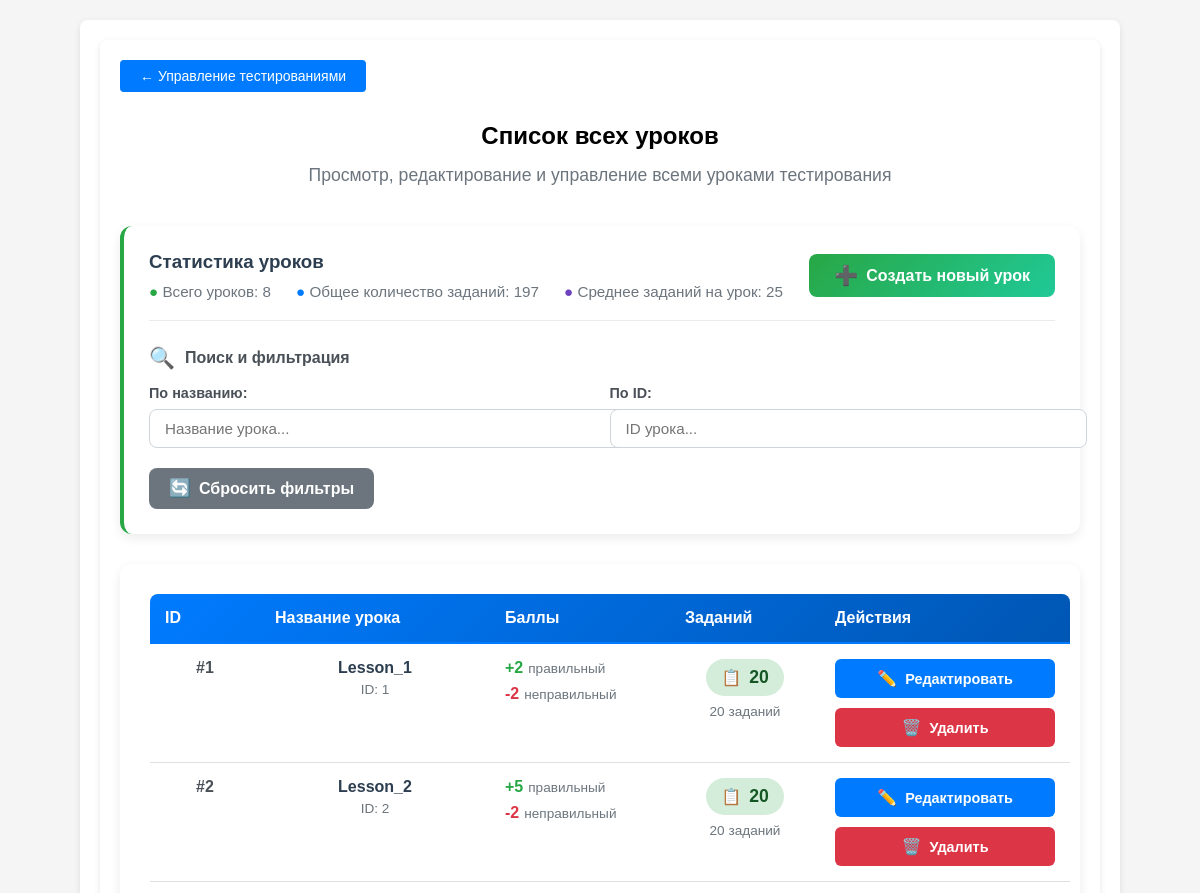
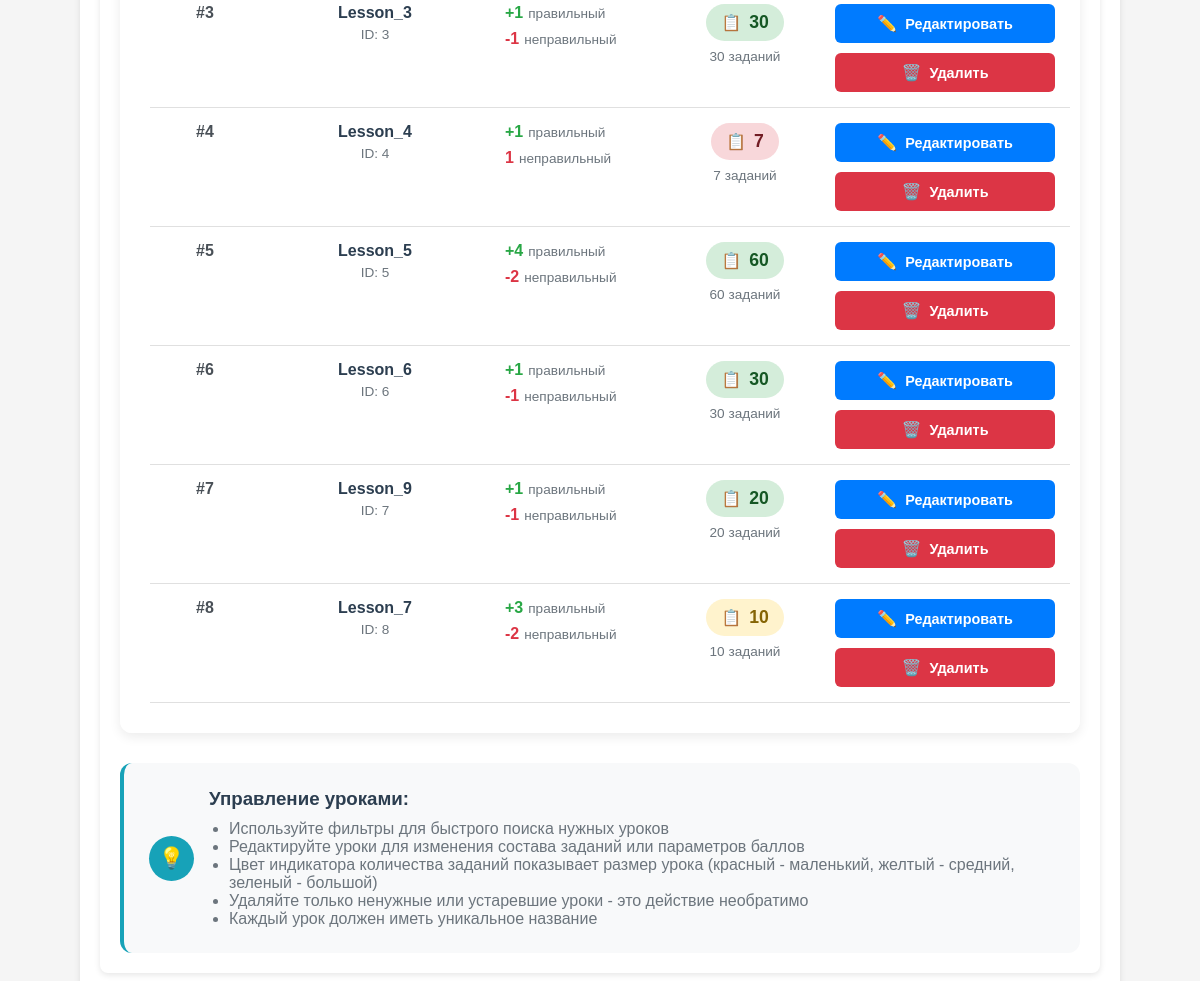
The app's page /dashboard/testing_management/lesson_list (signed in), older data (2 pictures, top to bottom).
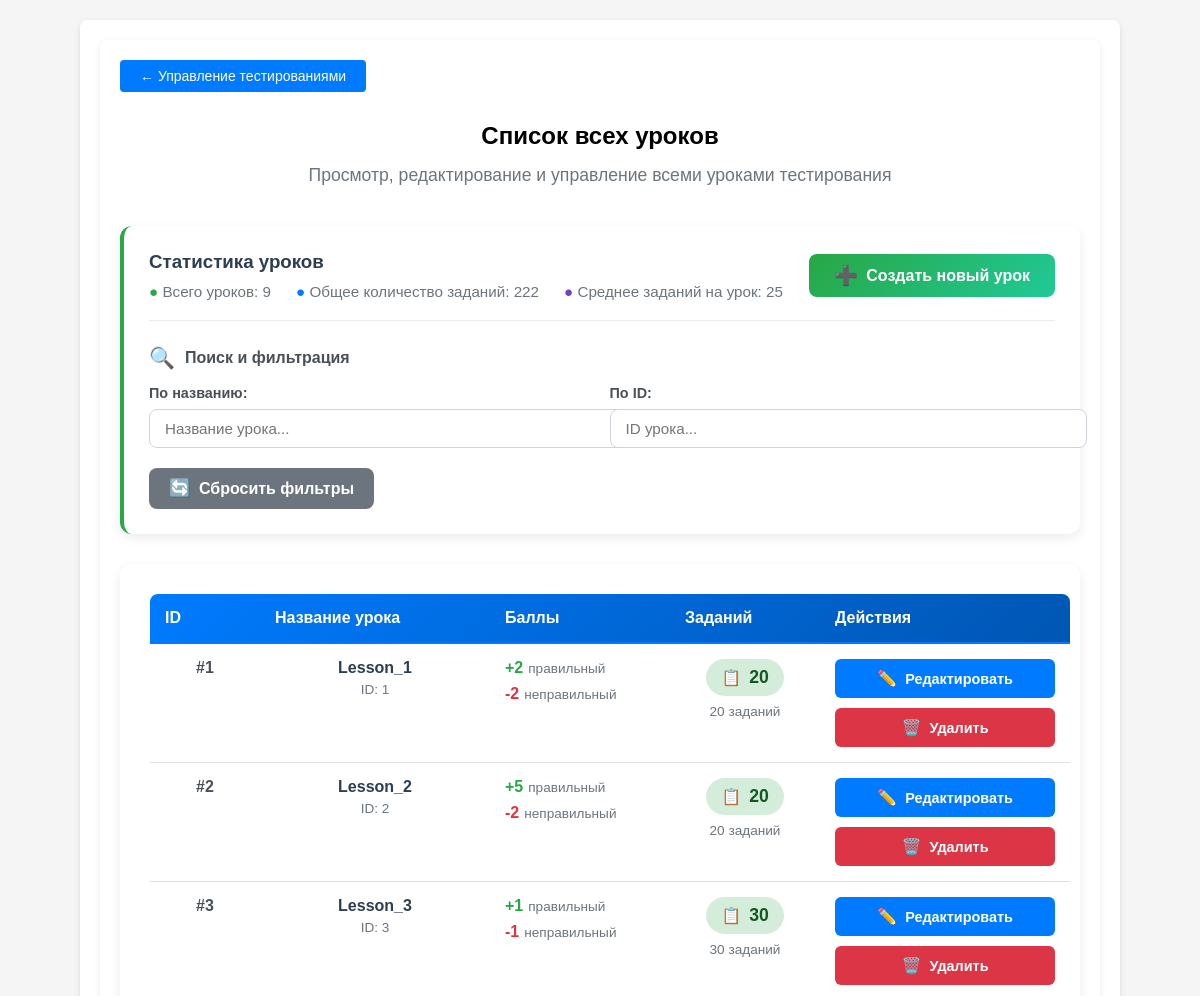
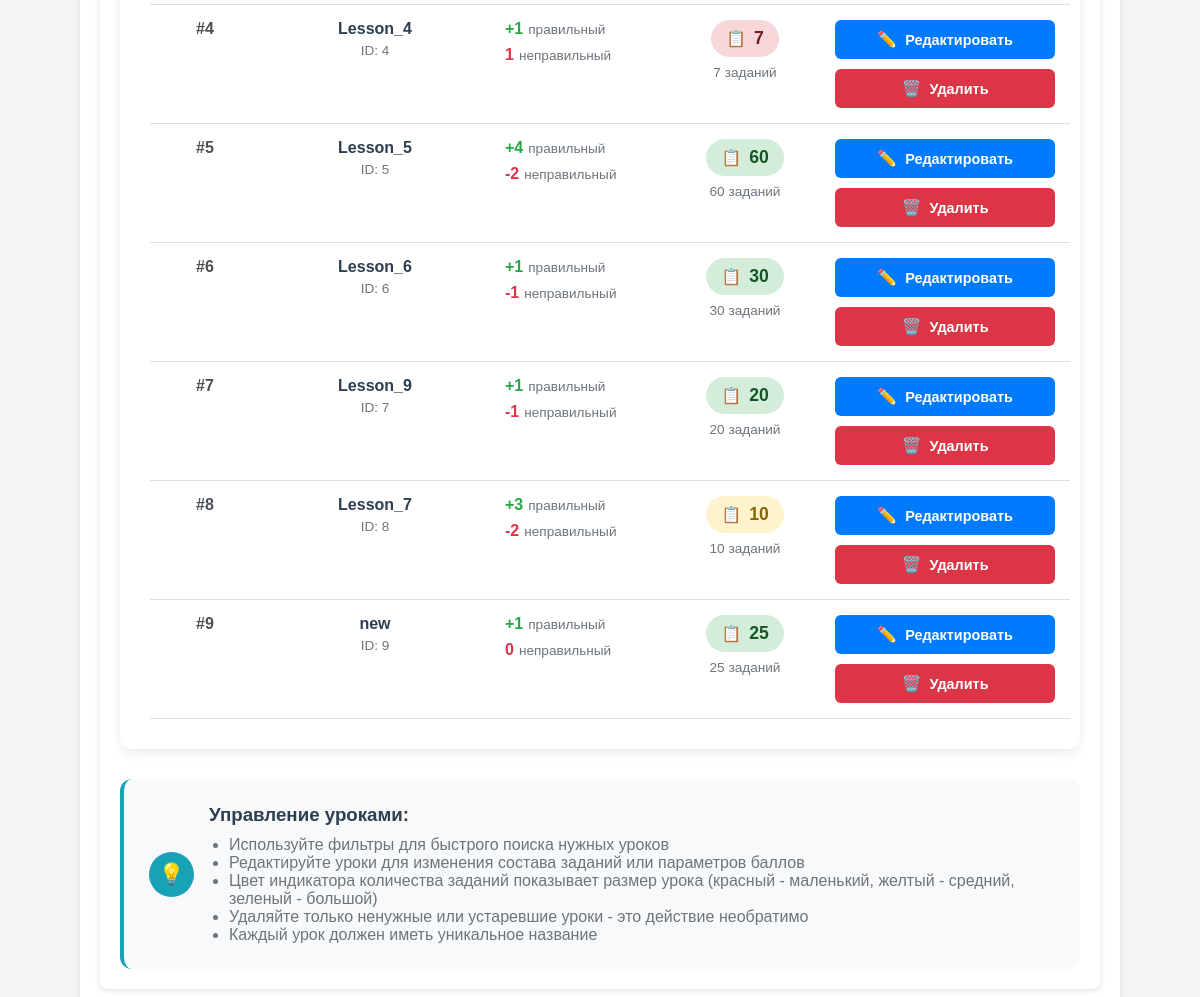
The same page, newer data (2 pictures, top to bottom).
### app.py (models this page shows, shortened)
class Lesson(db.Model):
    __tablename__ = 'Lessons'
    id = db.Column(db.Integer, primary_key=True)
    name = db.Column(db.String(64), unique=True, nullable=False)
    time = db.Column(db.Integer, nullable=False)
    price_correct = db.Column(db.Integer, default=1)
    price_wrong = db.Column(db.Integer, default=-1)
    questions = db.Column(db.JSON, nullable=False)

### app.py (the view)
@app.route('/dashboard/testing_management/lesson_list')
def lesson_list():
    if not check_privileges():
        return redirect(url_for('ErAuth'))
    lessons = Lesson.query.order_by(Lesson.id).all()
    return render_template(mgn + 'lesson_list.html', lessons=lessons)

### app.py (called while the page is built)
@login_manager.user_loader
def load_user(user_id):
    return User.query.get(int(user_id))

def check_privileges():
    curent_user = User.query.filter(
        User.username.ilike(
            session.get('curent_user')
        )
    ).first()
    print("DEBUD: curent user is",curent_user)
    print("DEBUG: curent user privileges -",curent_user.is_admin)
    if not curent_user or not curent_user.is_admin:
        return False
    else:
        return True

    def __repr__(self):
        return f'<User {self.username}>'

    @property
    def is_admin(self):
        return self.privileges

### templates/templateM/lesson_list.html (shortened to what the changed rows need)
{% extends 'base.html' %}
{% block content %}
<section class="hero-section">
    <div class="container">
        <div style="text-align: center; margin-bottom: 40px;">
            <h1 class="hero-title" style="margin-bottom: 15px;">Список всех уроков</h1>
        </div>
        <div style="
            background: white;
            border-radius: 12px;
            padding: 25px;
            margin-bottom: 30px;
            box-shadow: 0 4px 12px rgba(0,0,0,0.08);
            border-left: 4px solid #28a745;
        ">
            <div style="
                display: flex;
                justify-content: space-between;
                align-items: center;
                margin-bottom: 25px;
                padding-bottom: 20px;
                border-bottom: 1px solid #e9ecef;
            ">
                <div>
                    <div style="display: flex; gap: 25px; color: #6c757d; font-size: 0.95rem;">
                        <div>
                            <span style="color: #28a745; font-weight: 600;">●</span>
                            Всего уроков: {{ lessons|length }}
                        </div>
                        <div>
                            <span style="color: #007bff; font-weight: 600;">●</span>
                            Общее количество заданий: {{ lessons|map(attribute='questions')|map('length')|sum }}
                        </div>
                        <div>
                            <span style="color: #6f42c1; font-weight: 600;">●</span>
                            Среднее заданий на урок: {{ ((lessons|map(attribute='questions')|map('length')|sum / lessons|length) if lessons|length > 0 else 0)|round|int }}
                        </div>
                    </div>
                </div>
            </div>
        </div>
        <div style="
            background: white;
            border-radius: 12px;
            padding: 30px;
            box-shadow: 0 4px 12px rgba(0,0,0,0.08);
            overflow: auto; /* Изменено с hidden на visible */
            min-width: 100%; /* Гарантируем минимальную ширину */
            width: 100%;
            max-width: 100%;
            box-sizing: border-box; /* Учитывать padding в ширине */
        ">
            <table style="
                width: 100%;
                border-collapse: collapse;
                table-layout: auto; /* Автоматическая ширина столбцов */
            ">
                <thead>
                    <tr style="
                        background: linear-gradient(135deg, #007bff 0%, #0056b3 100%);
                        color: white;
                    ">
                        <th style="padding: 15px; text-align: left; font-weight: 600; border-radius: 8px 0 0 0; min-width: 80px;">ID</th>
                        <th style="padding: 15px; text-align: left; font-weight: 600; min-width: 200px;">Название урока</th>
                        <th style="padding: 15px; text-align: left; font-weight: 600; min-width: 150px;">Баллы</th>
                        <th style="padding: 15px; text-align: left; font-weight: 600; min-width: 120px;">Заданий</th>
                        <th style="padding: 15px;
                        text-align: left; font-weight: 600;
                        border-radius: 0 8px 0 0;
                        min-width: 220px;">Действия</th>
                    </tr>
                </thead>
                <tbody id="lessonTableBody">
                    {% for l in lessons %}
                    <tr style="
                        border-bottom: 1px solid #e9ecef;
                        transition: all 0.3s ease;
                    "
                    class="less_row"
                    onmouseover="this.style.backgroundColor='#f8f9fa';"
                    onmouseout="this.style.backgroundColor='';">
                        <td style="padding: 15px; font-weight: 600; color: #495057; vertical-align: top;">
                            #{{ l.id }}
                        </td>
                        <td style="padding: 15px; vertical-align: top;">
                            <div style="font-weight: 600; color: #2c3e50; margin-bottom: 5px;">
                                {{ l.name }}
                            </div>
                            <div style="font-size: 0.85rem; color: #6c757d;">
                                ID: {{ l.id }}
                            </div>
                        </td>
                        <td style="padding: 15px; vertical-align: top;">
                            <div style="display: flex; flex-direction: column; gap: 8px;">
                                <div style="display: flex; align-items: center; gap: 5px;">
                                    <span style="color: #28a745; font-weight: 600;">+{{ l.price_correct }}</span>
                                    <span style="color: #6c757d; font-size: 0.85rem;">правильный</span>
                                </div>
                                <div style="display: flex; align-items: center; gap: 5px;">
                                    <span style="color: #dc3545; font-weight: 600;">{{ l.price_wrong }}</span>
                                    <span style="color: #6c757d; font-size: 0.85rem;">неправильный</span>
                                </div>
                            </div>
                        </td>
                        <td style="padding: 15px; vertical-align: top;">
                            <div style="
                                display: inline-flex;
                                align-items: center;
                                padding: 8px 15px;
                                border-radius: 20px;
                                font-weight: 600;
                                font-size: 1.1rem;
                                background-color: {% if l.questions|length >= 20 %}#d4edda{% elif l.questions|length >= 10 %}#fff3cd{% else %}#f8d7da{% endif %};
                                color: {% if l.questions|length >= 20 %}#155724{% elif l.questions|length >= 10 %}#856404{% else %}#721c24{% endif %};
                                gap: 8px;
                            ">
                                <span style="font-size: 1rem;">📋</span>
                                {{ l.questions|length }}
                            </div>
                            <div style="margin-top: 8px; font-size: 0.85rem; color: #6c757d;">
                                {% if l.questions|length == 0 %}
                                    <span style="color: #dc3545;">Нет заданий</span>
                                {% elif l.questions|length == 1 %}
                                    1 задание
                                {% elif l.questions|length < 5 %}
                                    {{ l.questions|length }} задания
                                {% else %}
                                    {{ l.questions|length }} заданий
                                {% endif %}
                            </div>
                        </td>
                        <td style="padding: 15px; vertical-align: top;">
                            <div style="display: flex; flex-direction: column; gap: 10px; min-width: 200px;">
                                <a
                                    href="{{ url_for('lesson_edit', less_id=l.id) }}"
                                    style="
                                        display: flex;
                                        align-items: center;
                                        justify-content: center;
                                        gap: 8px;
                                        padding: 10px 15px;
                                        background-color: #007bff;
                                        color: white;
                                        border: none;
                                        border-radius: 6px;
                                        text-decoration: none;
                                        font-weight: 600;
                                        font-size: 0.9rem;
                                        transition: all 0.3s ease;
                                        text-align: center;
                                    "
                                    onmouseover="this.style.backgroundColor='#0056b3'; this.style.transform='translateY(-2px)';"
                                    onmouseout="this.style.backgroundColor='#007bff'; this.style.transform='translateY(0)';"
                                >
                                    <span style="font-size: 1rem;">✏️</span>
                                    Редактировать
                                </a>
                                <form
                                    action="{{ url_for('lesson_delete', less_id=l.id) }}"
                                    method="post"
                                    style="margin: 0;"
                                    onsubmit="return confirmDelete('{{ l.name }}', {{ l.questions|length }});"
                                >
                                    <button
                                        type="submit"
                                        style="
                                            width: 100%;
                                            display: flex;
                                            align-items: center;
                                            justify-content: center;
                                            gap: 8px;
                                            padding: 10px 15px;
                                            background-color: #dc3545;
                                            color: white;
                                            border: none;
                                            border-radius: 6px;
                                            font-weight: 600;
                                            font-size: 0.9rem;
                                            cursor: pointer;
                                            transition: all 0.3s ease;
                                        "
                                        onmouseover="this.style.backgroundColor='#c82333'; this.style.transform='translateY(-2px)';"
                                        onmouseout="this.style.backgroundColor='#dc3545'; this.style.transform='translateY(0)';"
                                    >
                                        <span style="font-size: 1rem;">🗑️</span>
                                        Удалить
                                    </button>
                                </form>
                            </div>
                        </td>
                    </tr>
                    {% endfor %}
                </tbody>
            </table>
        </div>
    </div>
</section>
{% endblock %}
{% set show_footer = False %}

Row changes from the older to the newer data that the page shows:
added Lesson: id "9", name "new", price_correct "1", price_wrong "0", questions|length "25"
Text that changed along with them:
{{ lessons|length }}: "8" → "9"
{{ lessons|map(attribute='questions')|map('length')|sum }}: "197" → "222"
